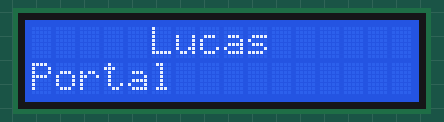
Recording of a sketch running on a simulated Arduino Uno, built with avr-gcc and run on an emulated ATmega328P. On the bench: 16×2 character LCD.

Above: at 1.55 s.
At 2.2 s:
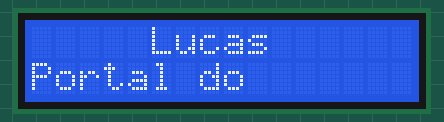
At 3.65 s:
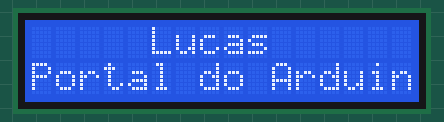
At 5.0 s:
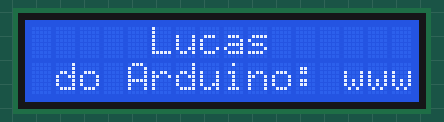
At 7.91 s:
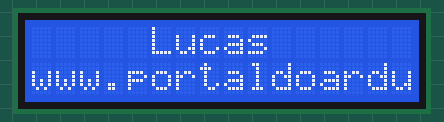
At 13.7 s:
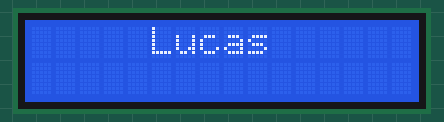

The sketch:

i2c.ino
```cpp
#include <Wire.h>
#include <LCD.h>
#include <LiquidCrystal_I2C.h>

#define addressI2C 0x27 //Endereço obtido a partir do código anterior
#define BL 3
#define EN 2
#define RW 1
#define RS 0
#define D4 4
#define D5 5
#define D6 6
#define D7 7
#define col 16
#define lin 2

LiquidCrystal_I2C lcd(0x27, EN, RW, RS, D4, D5, D6, D7);

int Cursor = 16;
int inicioFrase, fimFrase = 0;
int tamanhoFrase = 0;
String frase = "Portal do Arduino: www.portaldoarduino.com.br";

void setup(){
  lcd.begin(col, lin);
  lcd.setBacklightPin(BL, POSITIVE);
  lcd.setBacklight(HIGH); //Luz de fundo ON
}

void loop(){
  lcd.setCursor(5,0);
  lcd.print("Lucas");
  lcd.setCursor(0,1);
  lcd.print(frase.substring(inicioFrase,fimFrase));
  delay(200); //Velocidade do scroll. Menor = mais rápido.
  rolagem();
  tamanhoFrase = frase.length();
  if(inicioFrase == tamanhoFrase){
    inicioFrase = 0;
    fimFrase = 0;
  }
}

void rolagem(){
  lcd.clear();
  if(inicioFrase == 0 && Cursor > 0){
    Cursor--;
    fimFrase++;
  } else if (inicioFrase == fimFrase){
    inicioFrase = 0;
    fimFrase = 0;
    Cursor = 16;
  } else if(fimFrase == frase.length() && Cursor == 0){
    inicioFrase++;
  } else {
    inicioFrase++;
    fimFrase++;
  }
}
```

Measured:
- by itself, everything shown: repeats every 13.6 s, in 62 steps
- what the display in image 0 shows lasts 0.5 s, from 1.3 s to 1.8 s
